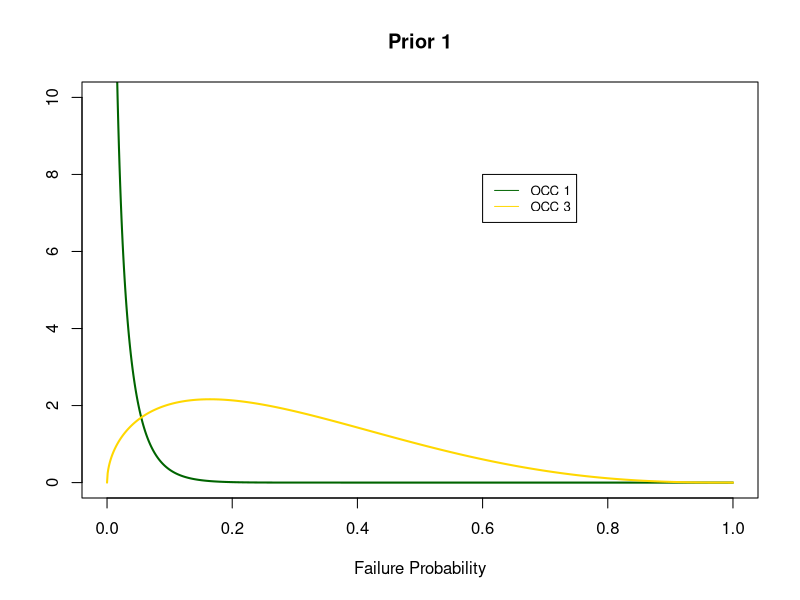
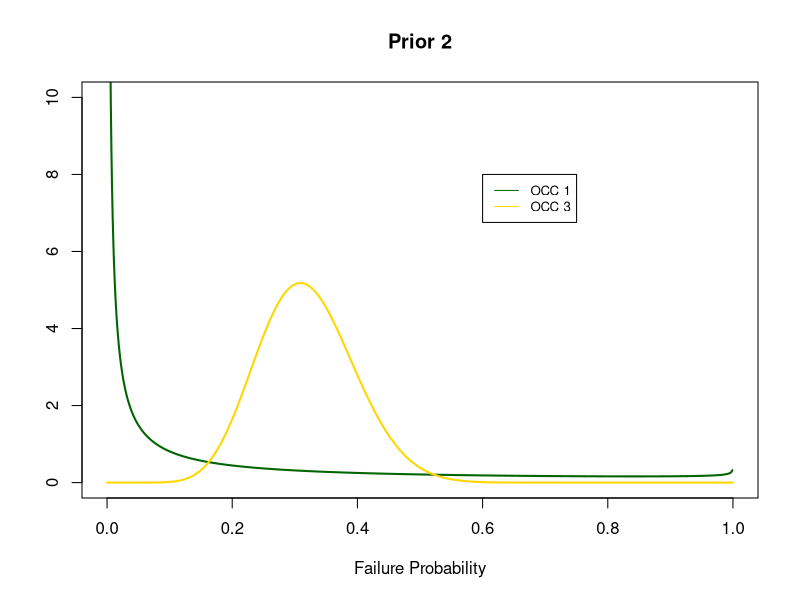

Source code (R) for these figures, in order:
parametersolver = function(qu,p,init) {
  # qu is the value of the quantile: median = qu[1]
  # p is the quantile: 0.5, 0.25 (median, Q1)
  # init is an initial value
  qu <- qu
  p <- p
  betaoptim = function(param) { 
    q1 <- qu[1]
    q2 <- qu[2]
    p1 <- p[1]
    p2 <- p[2]
    (pbeta(q1,param[1],param[2])-p1)^2 + (pbeta(q2,param[1],param[2])-p2)^2
  }
  
  r = optim(init,betaoptim)
  v = unlist(r)
  t = c(v[1],v[2])
  print(t)
}

IQR_optim<-function(qu1,p1,init1,qu2,p2,init2){
  betaoptim = function(param) { 
    quant1<-(pbeta(qu1[1],param[1],param[2])-p1[1])^2 + (pbeta(qu1[2],param[1],param[2])-p1[2])^2
    quant2<-(pbeta(qu2[1],param[3],param[4])-p2[1])^2 + (pbeta(qu2[2],param[3],param[4])-p2[2])^2
    IQR1<-qbeta(0.75,param[1],param[2])-qbeta(0.25,param[1],param[2])
    IQR2<-qbeta(0.75,param[3],param[4])-qbeta(0.25,param[3],param[4])
    IQR_diff<-(IQR1-IQR2)^2
    return(quant1+quant2+IQR_diff)
  }
  r = optim(c(init1,init2),betaoptim)
  v = unlist(r)
  t = c(v[1],v[2],v[3],v[4])
  print(t)
}

#Prior 1

bp1 <- parametersolver(c(.01,.1),c(.7,.99),c(1,1))

x=seq(0,1,by=0.001)
plot(x,dbeta(x,bp1[1],bp1[2]),type="l",col="darkgreen",main="Prior 1",xlab="Failure Probability",
     ylab="",ylim=c(0,10),lwd=2)

bp2<-parametersolver(c(.1,.5),c(.15,.85),c(1,1))
lines(x,dbeta(x,bp2[1],bp2[2]),col="gold",lwd=2)

legend(0.6, 8, legend=c("OCC 1", "OCC 3"),
       col=c("darkgreen", "gold"), lty=1, cex=0.8)

bp1[1]/(bp1[1]+bp1[2])
bp2[1]/(bp2[1]+bp2[2])
(bp1[1]*bp1[2])/((bp1[1]+bp1[2])^2*(bp1[1]+bp1[2]+1))
(bp2[1]*bp2[2])/((bp2[1]+bp2[2])^2*(bp2[1]+bp2[2]+1))

#Prior2
bp1 <- parametersolver(c(.01,.45),c(.6,0.9),c(1,1))

x=seq(0,1,by=0.001)
plot(x,dbeta(x,bp1[1],bp1[2]),type="l",col="darkgreen",main="Prior 2",xlab="Failure Probability",
     ylab="",ylim=c(0,10),lwd=2)

bp2<-parametersolver(c(.2,.45),c(.05,.95),c(1,1))
lines(x,dbeta(x,bp2[1],bp2[2]),col="gold",lwd=2)

legend(0.6, 8, legend=c("OCC 1", "OCC 3"),
       col=c("darkgreen", "gold"), lty=1, cex=0.8)

bp1[1]/(bp1[1]+bp1[2])
bp2[1]/(bp2[1]+bp2[2])
(bp1[1]*bp1[2])/((bp1[1]+bp1[2])^2*(bp1[1]+bp1[2]+1))
(bp2[1]*bp2[2])/((bp2[1]+bp2[2])^2*(bp2[1]+bp2[2]+1))
